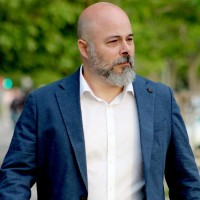
#> input picture PROGRAMACION/2º Trimestre/TEMA 7-Utilización avanzada de clases/005-Interfaces/josevicente.jpg, 200 x 200 px
$ python '008-Aclarar la imagen.py'
#> lines starting #> are read from the running program, lines starting #| are printed output that depends on the picture
# pip3 install pillow --break-system-packages
from PIL import Image

imagen = Image.open("josevicente.jpg")
#> imagen is the input picture: PIL image 200x200 RGB; mean R, G, B 96.1, 108.4, 91.3

anchura,altura = imagen.size
#> anchura = 200; altura = 200

for x in range(0,anchura):
    for y in range(0,altura):
        pixel = imagen.getpixel((x, y))
        rojo = pixel[0]
        verde = pixel[1]
        azul = pixel[2]
        rojo += 120
        verde += 120
        azul += 120
        imagen.putpixel((x, y), (rojo, verde, azul))    # ESTO ES CORRECTO
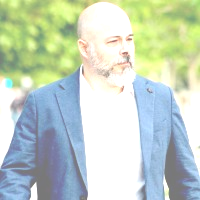
#> imagen: PIL image 200x200 RGB; mean R, G, B 195.7, 210.9, 194.9

imagen.save("modificado.jpg")
